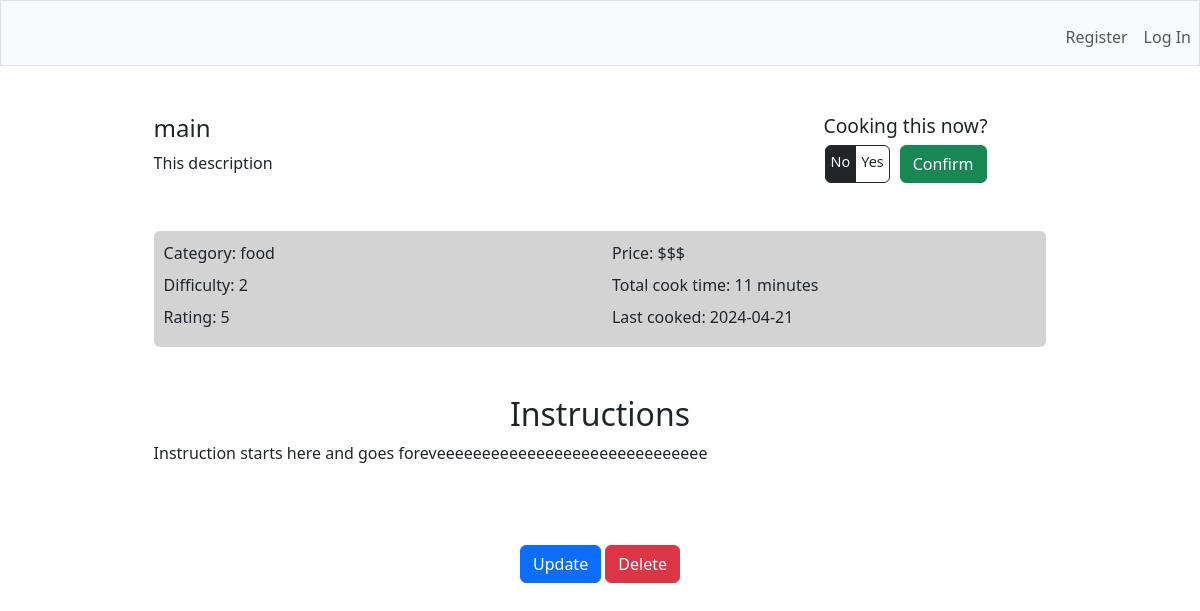
/recipe/1, run on the app's committed database.
### tables this page shows
CREATE TABLE recipes (
        id INTEGER PRIMARY KEY AUTOINCREMENT,
        user_id INTEGER,
        name TEXT NOT NULL,
        description TEXT,
        total_time INTEGER,
        category TEXT,
        instructions TEXT,
        difficulty INTEGER,
        rating INTEGER,
        price TEXT,
        last_cooked DATE,
        FOREIGN KEY(user_id) REFERENCES users(id)
    );

### app.py (the view)
@app.route('/recipe/<int:id>')
def recipe(id):
    row = g.c.execute('SELECT * FROM recipes WHERE id = ?', (id,)).fetchone()
    return render_template('recipe.html', row=row)

### app.py (called while the page is built)
@app.before_request
def before_request():
    g.db = sqlite3.connect('database.db')
    g.c = g.db.cursor()

@app.teardown_request
def teardown_request(exception):
    db = getattr(g, 'db', None)
    if db is not None:
        db.close()

@app.after_request
def after_request(response):
    response.headers['Cache-Control'] = 'no-cache, no-store, must-revalidate'
    response.headers['Pragma'] = 'no-cache'
    response.headers['Expires'] = '0'
    return response

### templates/recipe.html (shortened to what this page needs)
{% extends "layout.html" %} {% block title %} Recipe Details: {% endblock %} {%
block main %}
<div class="recipe_wrap">
  <div class="row header">
    <div class="col-md-8">
      <h1>{{ row[2] }}</h1>
      <p>{{ row[3] }}</p>
    </div>
    <div class="col-md-4">
      <div class="cooking_now">
        <h3 class="d-flex justify-content-center">Cooking this now?</h3>
        <form
          action="/cooking_now/{{row[0]}}"
          method="get"
          class="d-flex justify-content-center"
        >
          <div class="btn-group" role="group">
            <label class="cooking_choice btn btn-outline-dark" for="no"
              >No</label
            >
            <label class="cooking_choice btn btn-outline-dark" for="yes"
              >Yes</label
            >
          </div>
          <button class="cooking_button btn btn-success" type="submit">
            Confirm
          </button>
        </form>
      </div>
    </div>
  </div>
  <div class="details rounded">
    <div class="row">
      <div class="col-md-6">
        <p>Category: {{ row[5] }}</p>
        <p>Difficulty: {{ row[7] }}</p>
        <p>Rating: {{ row[8] }}</p>
      </div>
      <div class="col-md-6">
        <p>Price: {{ row[9] }}</p>
        <p>Total cook time: {{ row[4] }} minutes</p>
        <p>Last cooked: {{ row[10] }}</p>
      </div>
    </div>
  </div>
  <div class="instruction">
    <h2>Instructions</h2>
    <p>{{ row[6] }}</p>
  </div>
  <div class="actions d-flex justify-content-center">
    <div>
      <a href="{{ url_for('update', id=row[0]) }}" class="btn btn-primary"
        >Update</a
      >
      <a href="{{ url_for('delete', id=row[0]) }}" class="btn btn-danger"
        >Delete</a
      >
    </div>
  </div>
</div>
{% endblock %}

### static/styles.css (style rules this page uses)
p { margin-bottom: 0.5rem; }
a { text-decoration: none; color: #333; }
.recipe_wrap { text-align: start; width: 80%; margin: 0 auto; }
.header { margin-bottom: 3rem; }
.header h1 { font-size: 1.5rem; }
.details { background-color: #d3d3d3; padding: 10px; }
.instruction { margin: 3rem 0 5rem 0; }
.instruction h2 { text-align: center; }
.cooking_now h3 { font-size: 1.2rem; }
.cooking_choice { font-size: 0.9rem; padding: 5px; }
.cooking_button { margin-left: 10px; }

### data on the page
recipes: name "main", description "This description", category "food", difficulty "2", rating "5", price "$$$", total_time "11", last_cooked "2024-04-21", instructions "Instruction starts here and goes foreveeeeeeeeeeeeeeeeeeeeeeeeeeeeee"
